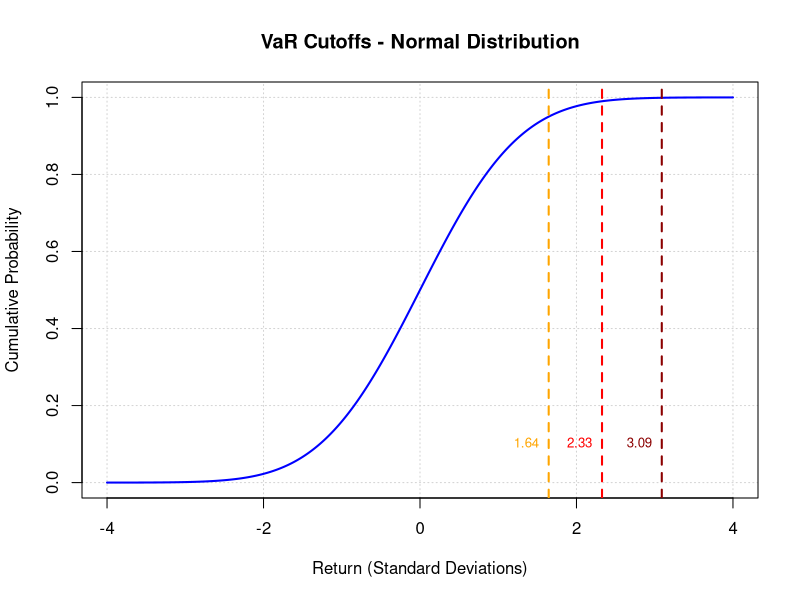

Here is the R script that generated this plot:
x <- seq(-4, 4, length.out = 500) 

# 2. Calculate the CDF (Cumulative Distribution Function)
y <- pnorm(x)

# 3. Create the base plot
plot(x, y, type = "l", lwd = 2, col = "blue",
     main = "VaR Cutoffs - Normal Distribution",
     xlab = "Return (Standard Deviations)",
     ylab = "Cumulative Probability",
     panel.first = grid())

# 4. Define the VaR levels
levels <- c(0.95, 0.99, 0.999)
colors <- c("orange", "red", "darkred")
labels <- c("5% VaR", "1% VaR", "0.1% VaR")

# 5. Calculate cutoffs using the quantile function (qnorm)
cutoffs <- qnorm(levels)

# 6. Add vertical lines for the cutoffs
abline(v = cutoffs, col = colors, lty = 2, lwd = 2)

# 7. Add horizontal lines to show the probability mapping
#abline(h = levels, col = colors, lty = 3)

# 8. Add a legend
#legend("topleft", legend = labels, col = colors, lty = 2, lwd = 2)

# 9. Optional: Annotate the cutoff values on the x-axis
text(cutoffs, 0.1, labels = round(cutoffs, 2), pos = 2, col = colors, cex = 0.8)
